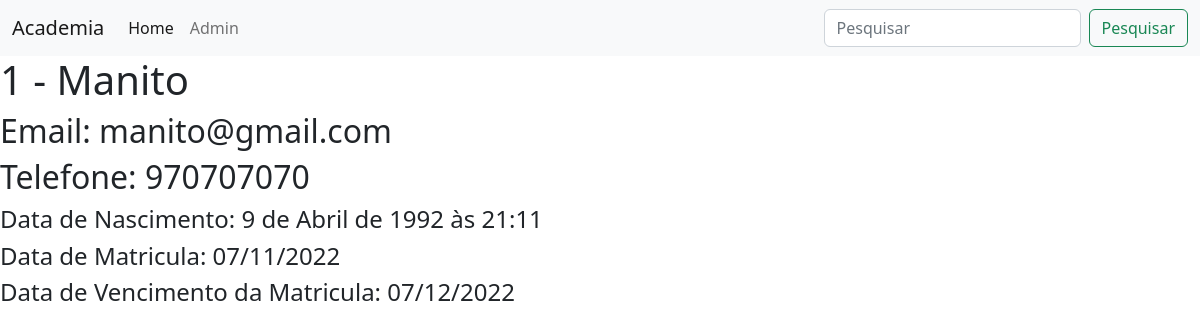
The page /1 on the database its author committed.
### alunos/models.py (models this page shows, shortened)
class Aluno(models.Model):
    nome = models.CharField(max_length=255)
    telefone = models.CharField(max_length=255)
    email = models.CharField(max_length=255, blank=True)
    data_criacao = models.DateTimeField(default=timezone.now)
    data_nascimento = models.DateTimeField()
    data_vencimento_matricula = models.DateTimeField(
        default=timezone.now() + timedelta(days=30))
    foto = models.ImageField(upload_to='fotos/%Y/%m/', blank=True)

### alunos/views.py (the view)
# urls.py: path("<int:aluno_id>", views.aluno, name="aluno"),
def aluno(request, aluno_id):
    aluno = get_object_or_404(Aluno, id=aluno_id)
    return render(request, 'alunos/detalhes.html', {
        'aluno': aluno
    })

### alunos/templates/alunos/detalhes.html (shortened to what this page needs)
{% extends 'base.html' %} {% block conteudo %}
<div>
    <h1>{{aluno.id}} - {{aluno.nome}}</h1>
    <h2>Email: {{aluno.email}}</h2>
    <h2>Telefone: {{aluno.telefone}}</h2>
    <h4>Data de Nascimento: {{aluno.data_nascimento}}</h4>
    <h4>Data de Matricula: {{aluno.data_criacao|date:'d/m/Y' }}</h4>
    <h4>
        Data de Vencimento da Matricula:
        {{aluno.data_vencimento_matricula|date:'d/m/Y'}}
    </h4>
</div>
{% endblock conteudo %}

### rows shown on the page
Aluno: id "1", nome "Manito", email "manito@gmail.com", telefone "970707070", data_nascimento "9 de Abril de 1992 às 21:11", data_criacao "07/11/2022", data_vencimento_matricula "07/12/2022"
